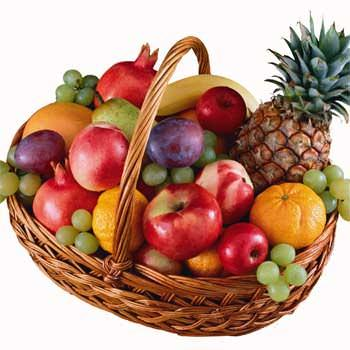
#> input picture 5210411135/image/fruit.jpg, 350 x 350 px, found by its file name
$ python rotate.py
#> lines starting #> are read from the running program, lines starting #| are printed output that depends on the picture
import cv2
import numpy as np
import math

# membaca gambar
img = cv2.imread("D:/Citra Digital Praktik/5210411135/image/fruit.jpg")
#> img is the input picture: shape (350, 350, 3); mean B, G, R 125.1, 143.7, 185.9
newImg = np.uint8(np.zeros((len(img), len(img[0]), 3)))
#> newImg: shape (350, 350, 3); every value is 0

def rotate(derajat, wrap=False):
#> called with derajat = 80, wrap = False
    t = math.radians((derajat))
    cos,sin = (math.cos(t), math.sin(t))
    cx,cy = (len(img)//2, len(img[0])//2)
#> cx = 175; cy = 175

    r = int(abs(len(img) * cos) + abs(len(img[0]) * sin))
#> r = 405
    c = int(abs(len(img) * sin) + abs(len(img[0]) * cos))
#> c = 405
    xs = round((r - len(img))//2)
#> xs = 27
    ys = round((c - len(img[0]))//2)
#> ys = 27

    affine = np.uint8(np.zeros((r, c, 3)))
    for i in range(len(img)):
        for j in range(len(img[0])):
            x = round(cx + (i-cx) * cos - (j-cy) * sin)
            y = round(cy + (i-cx) * sin + (j-cy) * cos)

            if (0 <= x < len(img))and(0 <= y < len(img[0])):
                newImg[x,y] = img[i,j]
            affine[x+xs,y+ys] = img[i,j]
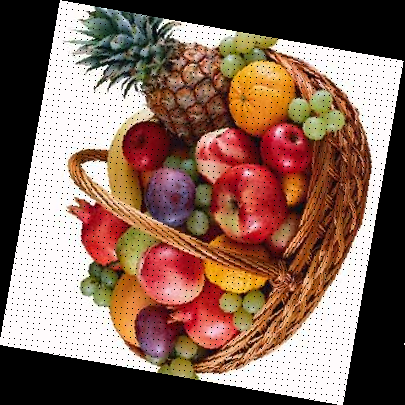
#> affine: shape (405, 405, 3); mean B, G, R 90.6, 104.1, 134.8
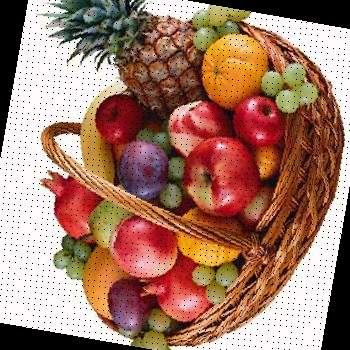
#> newImg: shape (350, 350, 3); mean B, G, R 105.1, 123.1, 164.3

    # if wrap == True:
    return affine
    # else:
    # return newImg


cv2.imshow("original", img)
#> (the run stopped early here; a loop or call above may not have finished)

$ run again, with 5210411135/image/minusbucket.jpg copied over 5210411135/image/fruit.jpg
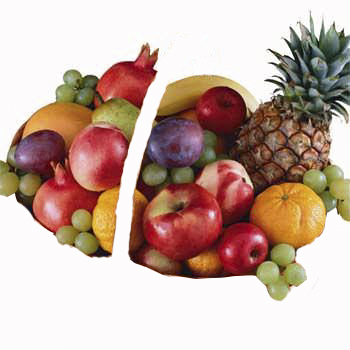
#> input picture 5210411135/image/minusbucket.jpg, 350 x 350 px, found by its file name
#> img is the input picture: shape (350, 350, 3); mean B, G, R 161.3, 172.3, 196.9
#> cx = 175
#> r = 405
#> xs = 27
#> after the loop in rotate, `for i in range(len(img)):`:
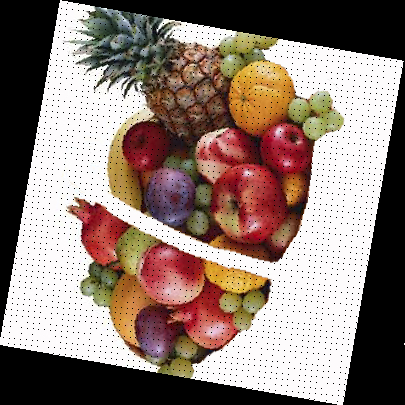
#> affine: shape (405, 405, 3); mean B, G, R 116.9, 124.9, 142.9
#> after the loop in rotate, `for i in range(len(img)):`:
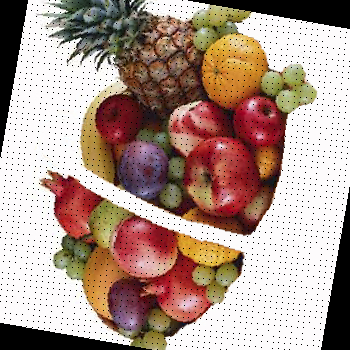
#> newImg: shape (350, 350, 3); mean B, G, R 140.3, 151, 175
